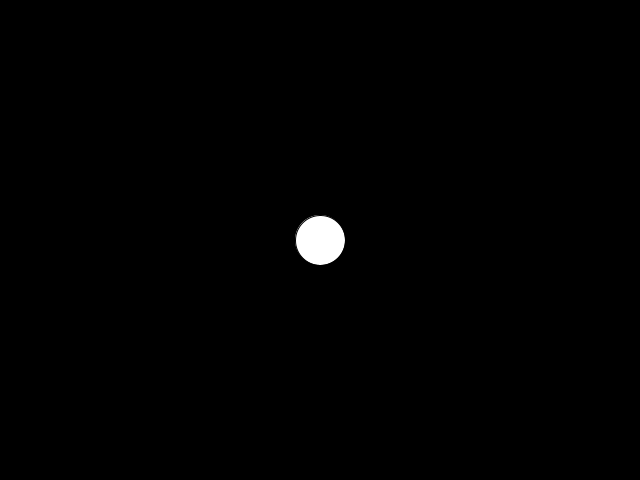
Frame 1 (no input)
Frame 60 (the mouse pressed at the canvas centre just before this capture): identical to frame 1, image omitted
Frame 120 (the mouse held since frame 60 and released just before this capture): identical to frame 1, image omitted

The Processing sketch that drew this single still picture (run headless with seeded random() and noise(); from frame 60 on, the mouse is pressed at the canvas centre):

// Processing sketch: HomeWork_StartCode_Week4_Part2
// ── HomeWork_StartCode_Week4_Part2.pde
float x;
float y;

float speed;

float xSpeed;
float ySpeed;

void setup(){
  size(640,480);
  x = width/2;
  y = height/2;
  
  speed = 5;
  
  xSpeed = 0;
  ySpeed = 0;
}

void draw(){
  background(0);
  
  circle(x, y, 50);
  x += xSpeed;
  y += ySpeed;
}

void keyPressed(){
  if(key == 'a'){
    xSpeed = -speed;
    ySpeed = 0;
  }
  if(key == 'd'){
    xSpeed = speed;
    ySpeed = 0;
  }
  if(key == 'w'){
    xSpeed = 0;
    ySpeed = -speed;
  }
  if(key == 's'){
    xSpeed = 0;
    ySpeed = speed;
  }
  
  if(key == ' '){
    xSpeed = 0;
    ySpeed = 0;
  }
}
